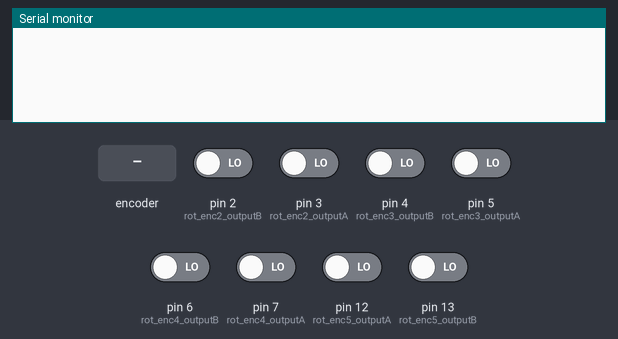
Bench run of a sketch on a simulated Arduino Uno, built with avr-gcc and run on an emulated ATmega328P. On the bench: the last lines printed to the serial monitor. Inputs (shaded band) come from the test bench; at power-on: pin 2 (rot_enc2_outputB), pin 3 (rot_enc2_outputA), pin 4 (rot_enc3_outputB), pin 5 (rot_enc3_outputA), pin 6 (rot_enc4_outputB), pin 7 (rot_enc4_outputA), pin 12 (rot_enc5_outputA), pin 13 (rot_enc5_outputB) LOW.

Above: at 1.2 s.
1.3 s: rotary encoder on pin 3 (rot_enc2_outputA) / pin 0 (rot_enc1_outputB) turned 1 step (first pin leading)
At 2.6 s:
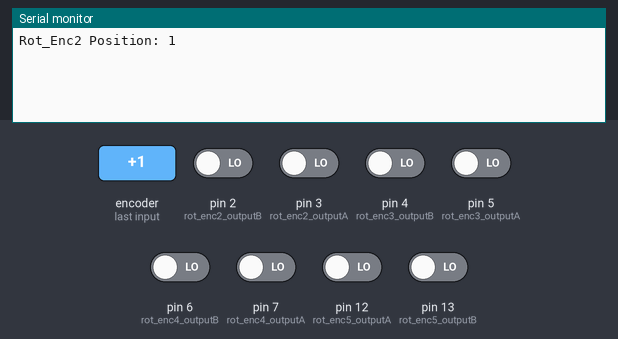
3.0 s: pin 5 (rot_enc3_outputA) driven HIGH
At 3.5 s:
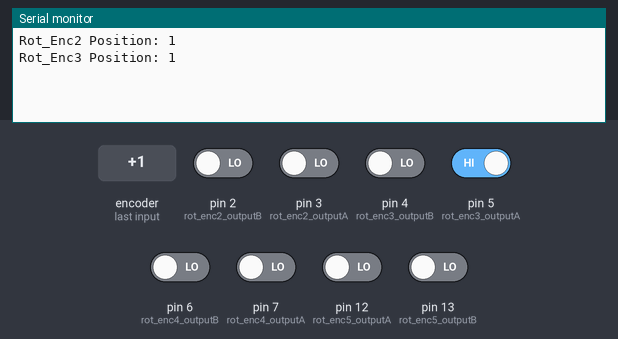
4.5 s: pin 7 (rot_enc4_outputA) driven HIGH
At 5.7 s:
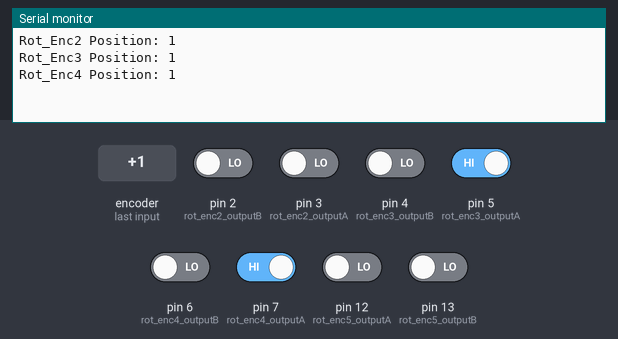
6.0 s: pin 12 (rot_enc5_outputA) driven HIGH
At 6.7 s:
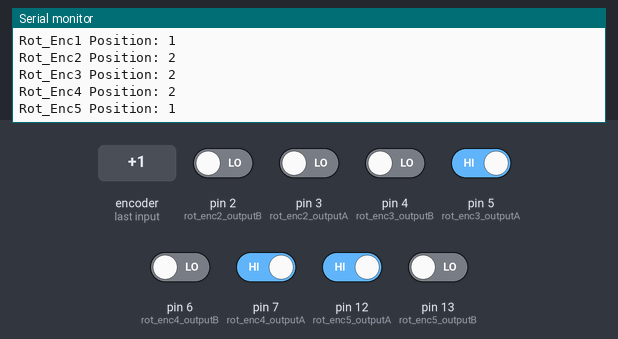
7.5 s: pin 12 (rot_enc5_outputA) driven LOW
At 8.7 s:
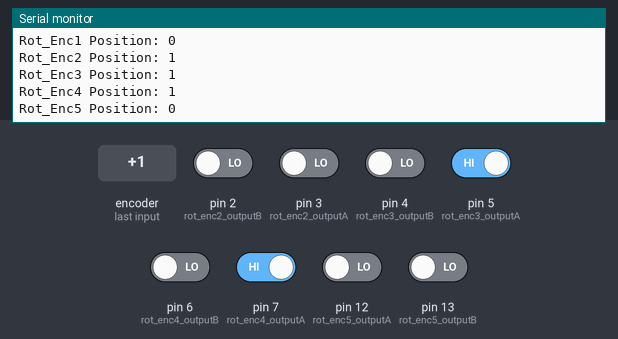
9.0 s: rotary encoder on pin 3 (rot_enc2_outputA) / pin 0 (rot_enc1_outputB) turned 1 step (first pin leading)
At 9.9 s:
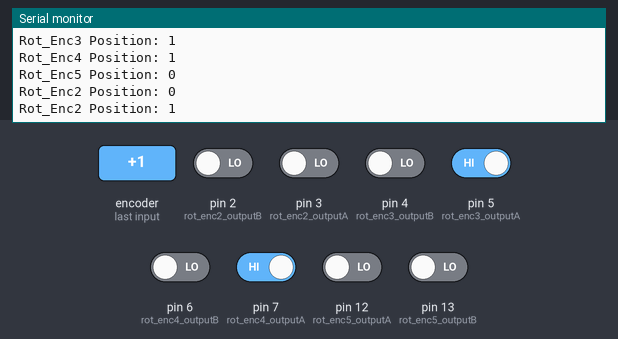
Timing chart, 0 to 11.7 s (numbered marks = the images above; inputs shaded):
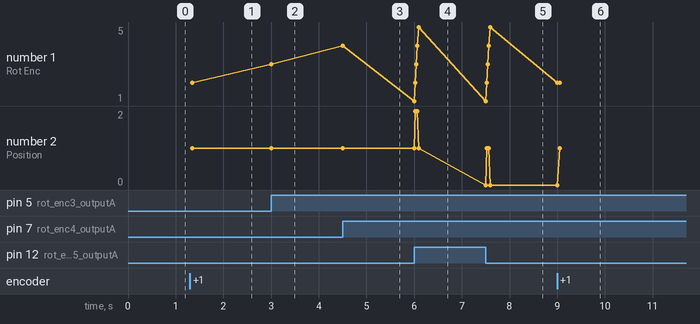

Measured:
- after the input at 1.3 s, the serial monitor: prints a new line after 0.05 s (image 1)
- after the input at 3.0 s, the serial monitor: prints a new line at once (image 2)
- after the input at 4.5 s, the serial monitor: prints a new line at once (image 3)
- after the input at 6.0 s, the serial monitor: prints a new line at once (image 4)
- after the input at 7.5 s, the serial monitor: prints a new line at once (image 5)
- after the input at 9.0 s, the serial monitor: prints a new line at once (image 6)
- plotted number 1: 2 → 3 after the input at 3.0 s, 3 → 4 after the input at 4.5 s, 4 → 5 after the input at 6.0 s
- plotted number 2: 1 → 0 after the input at 7.5 s

The sketch:

sketch_mar04a.ino
```cpp
 #define rot_enc1_outputA 1
 #define rot_enc1_outputB 0

 #define rot_enc2_outputA 3
 #define rot_enc2_outputB 2

 #define rot_enc3_outputA 5
 #define rot_enc3_outputB 4

 #define rot_enc4_outputA 7
 #define rot_enc4_outputB 6

 #define rot_enc5_outputA 12
 #define rot_enc5_outputB 13

 int rot_enc1_counter = 0;
 int rot_enc1_aState = 0;
 int rot_encl_aLastState = 0;

 int rot_enc2_counter = 0;
 int rot_enc2_aState = 0;
 int rot_enc2_aLastState = 0;

 int rot_enc3_counter = 0;
 int rot_enc3_aState = 0;
 int rot_enc3_aLastState = 0;

 int rot_enc4_counter = 0;
 int rot_enc4_aState = 0;
 int rot_enc4_aLastState = 0;

 int rot_enc5_counter = 0;
 int rot_enc5_aState = 0;
 int rot_enc5_aLastState = 0;

 void setup() {
   pinMode (rot_enc1_outputA,INPUT);
   pinMode (rot_enc1_outputB,INPUT);

   pinMode (rot_enc2_outputA,INPUT);
   pinMode (rot_enc2_outputB,INPUT);

   pinMode (rot_enc3_outputA,INPUT);
   pinMode (rot_enc3_outputB,INPUT);

   pinMode (rot_enc4_outputA,INPUT);
   pinMode (rot_enc4_outputB,INPUT);

   pinMode (rot_enc5_outputA,INPUT);
   pinMode (rot_enc5_outputB,INPUT);

   Serial.begin (9600);

   rot_encl_aLastState = digitalRead(rot_enc1_outputA);
   rot_enc2_aLastState = digitalRead(rot_enc2_outputA);
   rot_enc3_aLastState = digitalRead(rot_enc3_outputA);
   rot_enc4_aLastState = digitalRead(rot_enc4_outputA);
   rot_enc5_aLastState = digitalRead(rot_enc5_outputA);
 }

 void loop() {

   rot_enc1_aState = digitalRead(rot_enc1_outputA);
   rot_enc2_aState = digitalRead(rot_enc2_outputA);
   rot_enc3_aState = digitalRead(rot_enc3_outputA);
   rot_enc4_aState = digitalRead(rot_enc4_outputA);
   rot_enc5_aState = digitalRead(rot_enc5_outputA);

   if (rot_enc1_aState != rot_encl_aLastState)
   {
     if (digitalRead(rot_enc1_outputB) != rot_enc1_aState)
     {
       rot_enc1_counter ++;
     }
     else
     {
       rot_enc1_counter --;
     }

     Serial.print("Rot_Enc1 Position ");
     Serial.println(rot_enc1_counter);
   }

   if (rot_enc2_aState != rot_enc2_aLastState)
   {
     if (digitalRead(rot_enc2_outputB) != rot_enc2_aState)
     {
       rot_enc2_counter ++;
     }
     else
     {
       rot_enc2_counter --;
     }

     Serial.print("Rot_Enc2 Position: ");
     Serial.println(rot_enc2_counter);
   }

   if (rot_enc3_aState != rot_enc3_aLastState)
   {
     if (digitalRead(rot_enc3_outputB) != rot_enc3_aState)
     {
       rot_enc3_counter ++;
     }
     else
     {
       rot_enc3_counter --;
     }

     Serial.print("Rot_Enc3 Position: ");
     Serial.println(rot_enc3_counter);
   }

   if (rot_enc4_aState != rot_enc4_aLastState)
   {
     if (digitalRead(rot_enc4_outputB) != rot_enc4_aState)
     {
       rot_enc4_counter ++;
     }
     else
     {
       rot_enc4_counter --;
     }

     Serial.print("Rot_Enc4 Position: ");
     Serial.println(rot_enc4_counter);
   }

   if (rot_enc5_aState != rot_enc5_aLastState)
   {
     if (digitalRead(rot_enc5_outputB) != rot_enc5_aState)
     {
       rot_enc5_counter ++;
       rot_enc4_counter ++;
       rot_enc3_counter ++;
       rot_enc2_counter ++;
       rot_enc1_counter ++;
     }
     else
     {
       rot_enc5_counter --;
       rot_enc4_counter --;
       rot_enc3_counter --;
       rot_enc2_counter --;
       rot_enc1_counter --;
     }

     Serial.print("Rot_Enc1 Position: ");
     Serial.println(rot_enc1_counter);

     Serial.print("Rot_Enc2 Position: ");
     Serial.println(rot_enc2_counter);

     Serial.print("Rot_Enc3 Position: ");
     Serial.println(rot_enc3_counter);

     Serial.print("Rot_Enc4 Position: ");
     Serial.println(rot_enc4_counter);

     Serial.print("Rot_Enc5 Position: ");
     Serial.println(rot_enc5_counter);
   }

   rot_encl_aLastState = rot_enc1_aState;
   rot_enc2_aLastState = rot_enc2_aState;
   rot_enc3_aLastState = rot_enc3_aState;
   rot_enc4_aLastState = rot_enc4_aState;
   rot_enc5_aLastState = rot_enc5_aState;
 }
```
